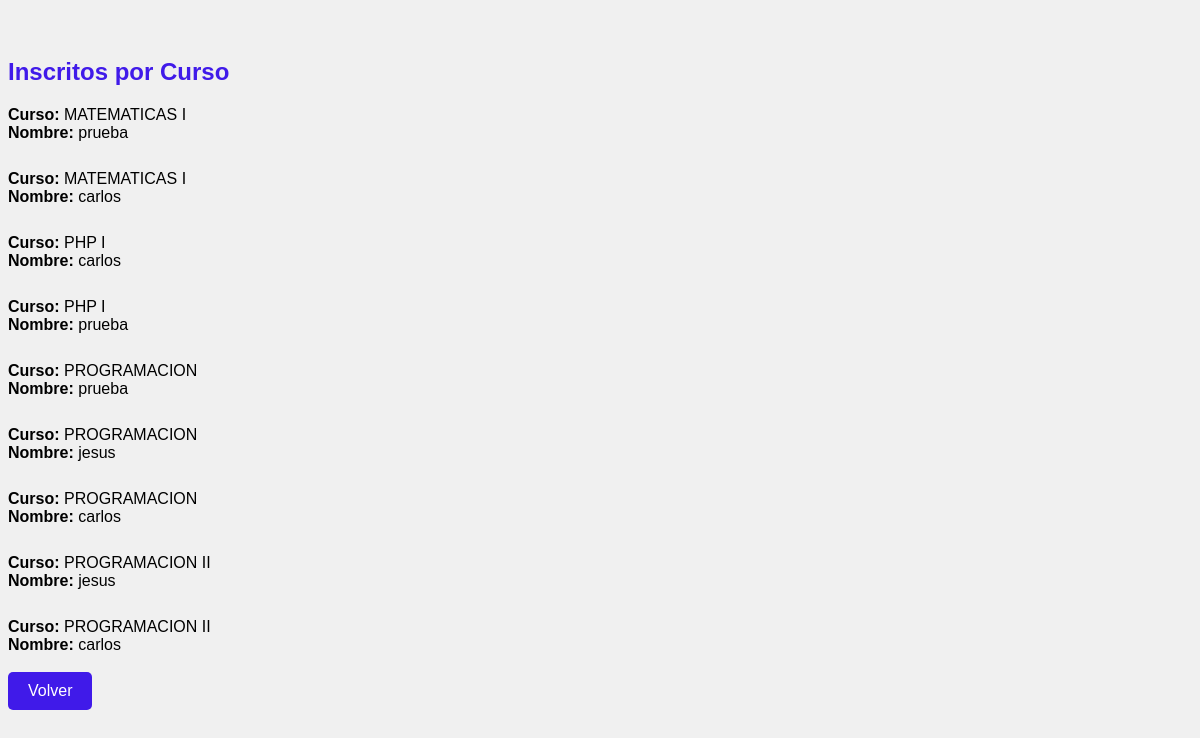
The page /ver_inscritos.php (signed in) on the database its author committed.
### tables this page shows
CREATE TABLE `inscritos` (
  `id` int(11) NOT NULL,
  `id_curso` int(11) DEFAULT NULL,
  `nombre_completo` varchar(100) DEFAULT NULL
);

CREATE TABLE `cursos` (
  `id` int(11) NOT NULL,
  `nombre` varchar(100) NOT NULL,
  `descripcion` text DEFAULT NULL,
  `fecha_inicio` date DEFAULT NULL,
  `fecha_fin` date DEFAULT NULL,
  `cupos` int(11) DEFAULT NULL
);

### ver_inscritos.php (the view, shortened to what this page needs)
<?php
include 'conexion.php';
$sql = "SELECT i.nombre_completo, c.nombre AS curso
        FROM inscritos i
        JOIN cursos c ON i.id_curso = c.id
        ORDER BY c.nombre";
$resultado = $conn->query($sql);
echo "<h2>Inscritos por Curso</h2>";
while ($row = $resultado->fetch_assoc()) {
    echo "<p><strong>Curso:</strong> " . $row['curso'] . "<br>" .
         "<strong>Nombre:</strong> " . $row['nombre_completo'] . "<br>"."<br>";
}
echo "<a href='admin_panel.php' class='button-link'>Volver</a>";
?>

### ver_inscritos.php (style rules this page uses)
.button-link { display: inline-block; padding: 10px 20px; background-color: #401ae9; color: white; text-decoration: none; border-radius: 5px; }
h2 { color: #401ae9; margin-bottom: 20px; }
p { margin: 10px 0; }

### rows shown on the page
inscritos: id_curso.nombre "MATEMATICAS I", nombre_completo "prueba"
inscritos: id_curso.nombre "MATEMATICAS I", nombre_completo "carlos"
inscritos: id_curso.nombre "PHP I", nombre_completo "carlos"
inscritos: id_curso.nombre "PHP I", nombre_completo "prueba"
inscritos: id_curso.nombre "PROGRAMACION", nombre_completo "prueba"
inscritos: id_curso.nombre "PROGRAMACION", nombre_completo "jesus"
inscritos: id_curso.nombre "PROGRAMACION", nombre_completo "carlos"
inscritos: id_curso.nombre "PROGRAMACION II", nombre_completo "jesus"
inscritos: id_curso.nombre "PROGRAMACION II", nombre_completo "carlos"
